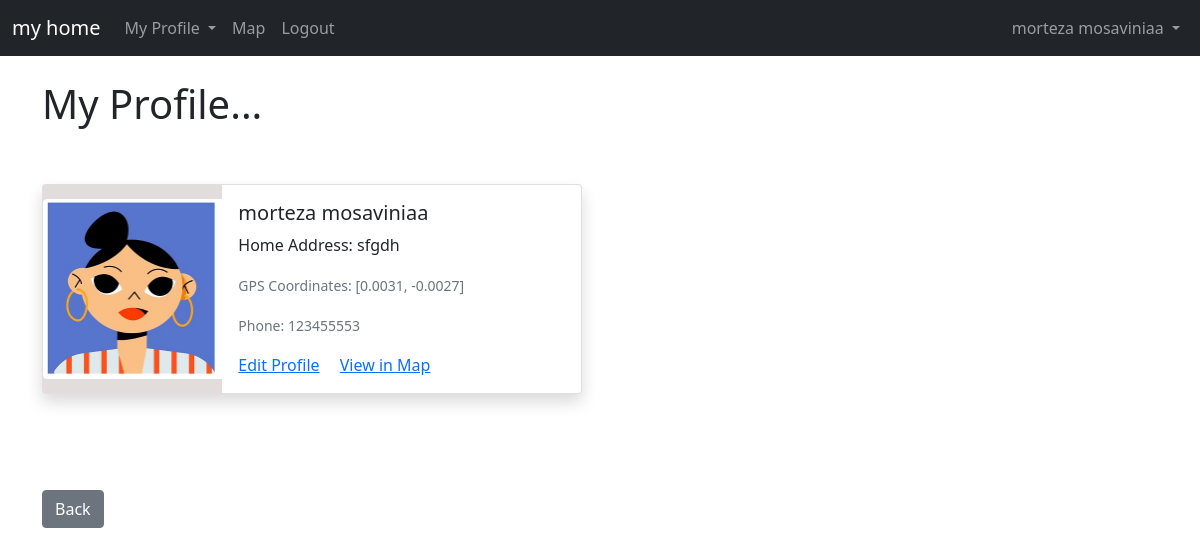
Page /members/1/profile (signed in) on the committed database.
### portfolio_app/models.py (models this page shows, shortened)
class Profile(models.Model):
    user = models.OneToOneField(User, null=True,  on_delete=models.CASCADE)
    home_address = models.CharField(max_length=255)
    gps_lat = models.DecimalField(decimal_places=4, max_digits=6, default='0')
    gps_lng = models.DecimalField(decimal_places=4, max_digits=7, default='0')
    phone_number = models.CharField(max_length=10)
    profile_picture = models.ImageField(null=True, blank=True, upload_to="images/profile")

### members/views.py (the view)
# urls.py: path('<int:pk>/profile', ShowProfilePageView.as_view(),name='show_profile_page'),
class ShowProfilePageView(generic.DetailView):
    model = Profile
    template_name = 'registration/user_profile.html'
    """ function to extract primary key for  page user Profile from url params """
    def get_context_data(self, *args, **kwargs):
        context = super(ShowProfilePageView, self).get_context_data(*args, **kwargs)
        page_user = get_object_or_404(Profile, id=self.kwargs['pk'])
        context["page_user"] = page_user
        return context

### members/templates/registration/user_profile.html (shortened to what this page needs)
{% extends 'base.html' %}
{% load static %}
{% block content %}
    <h1>My Profile...</h1>
    <br/><br/>
    {% if user.is_authenticated %}
        {% if user.id == page_user.user.id %}
            <div class="shadow mb-5 bg-body rounded" style="max-width: 540px;">
                <div class="card mb-3" style="max-width: 540px;">
                    <div class="row g-0">
                        {% if page_user.profile_picture %}
                        <div class="col-md-4 d-flex align-items-center justify-content-center" style="background: rgb(227, 220, 220);">
                            <img src="{{page_user.profile_picture.url}}" class="img-fluid rounded-start" alt="...">
                        </div>
                        {% endif %}
                        <div class="col-md-8">
                            <div class="card-body">
                                <h5 class="card-title">{{page_user.user.first_name}} {{page_user.user.last_name}}</h5>
                                <p class="card-text">Home Address: {{page_user.home_address}}</p>
                                <p class="card-text"><small class="text-muted">GPS Coordinates: [{{page_user.gps_lat}}, {{page_user.gps_lng}}]</small></p>
                                <p class="card-text"><small class="text-muted">Phone: {{page_user.phone_number}}</small></p>
                                <a href="{% url 'edit_profile_page' page_user.id %}" class="card-link">Edit Profile</a>
                                <a href="{% url 'map' %}" class="card-link">View in Map</a>
                            </div>
                        </div>
                    </div>
                </div>
            </div>
            <br/>
            <br/>
            <a href="{% url 'home' %}" class="btn btn-secondary" >Back</a>
        {% else %}
            You are not authorized to perform this action.
        {% endif %}
    {% else %}
        You are not authorized to perform this action.
    {% endif %}
{% endblock %}

### portfolio_app/templates/base.html (shortened to what this page needs)
<!doctype html>
<html lang="en">
  <head>
    <link href="https://cdn.jsdelivr.net/npm/bootstrap@5.1.3/dist/css/bootstrap.min.css" rel="stylesheet">
  </head>
  <body>
    <nav class="navbar navbar-expand-lg navbar-dark bg-dark">
        <div class="container-fluid">
          <a class="navbar-brand" href="{% url 'home' %}">my home</a>
          <div class="collapse navbar-collapse" id="navbarSupportedContent">
            <ul class="navbar-nav mr-auto ">
              {% if user.is_authenticated %}
                <li class="nav-item dropdown">
                  <a class="nav-link dropdown-toggle" href="#" id="navbarDropdown" role="button" data-bs-toggle="dropdown" aria-expanded="false">
                    My Profile
                  </a>
                </li>
                <li class="nav-item">
                  <a class="nav-link" href="{% url 'map' %}">Map</a>
                </li>
                <li class="nav-item">
                  <a class="nav-link" href="{% url 'logout' %}">Logout</a>
                </li>
              {% endif %}
            </ul>
          </div>
          {% if user.is_authenticated %}
           {% if user.profile.id %}
              <ul class="navbar-nav ml-auto ">
                <li class="nav-item dropdown">
                  <a class="nav-link dropdown-toggle" href="#" id="navbarDropdown" role="button" data-bs-toggle="dropdown" aria-expanded="false">
                   {{ user.first_name }} {{ user.last_name }}
                  </a>
                </li>
              </ul>
            {% endif %}
          {% endif %}
        </div>
      </nav>
    <br/>
    <div class="container">
        {% block content %}
        {% endblock %}
    </div>
  </body>
</html>

### rows in the picture
Profile: profile_picture (picture), user.first_name "morteza", user.last_name "mosaviniaa", home_address "sfgdh", gps_lat "0.0031", gps_lng "-0.0027", phone_number "123455553"

### other values in the picture
{{ user.first_name }} "morteza"
{{ user.last_name }} "mosaviniaa"
